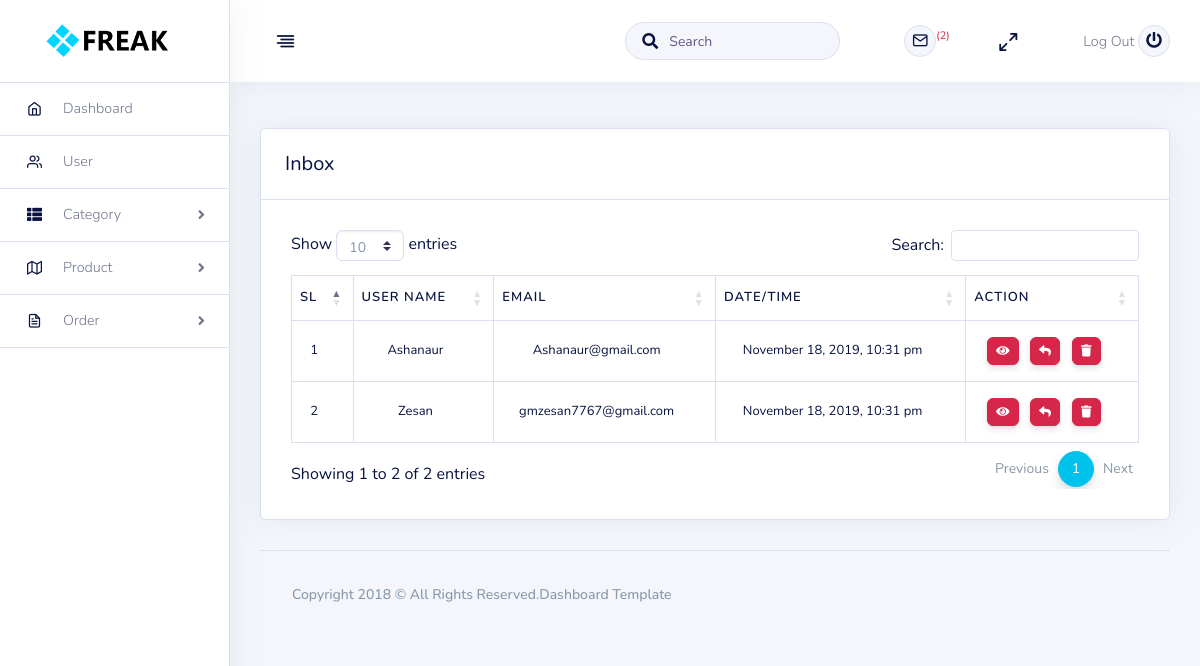
Page /admin/inbox.php (signed in) on the committed database.
### tables this page shows
CREATE TABLE `tbl_contact_form` (
  `contact_form_Id` int(11) NOT NULL,
  `contact_form_Name` varchar(25) NOT NULL,
  `contact_form_Email` varchar(50) NOT NULL,
  `contact_form_Sub` varchar(80) NOT NULL,
  `contact_form_Msg` varchar(500) NOT NULL,
  `Created` datetime NOT NULL DEFAULT CURRENT_TIMESTAMP
);

### admin/main.php (called while the page is built, shortened)
<?php
    class Main{
        protected $host = 'localhost';
        protected $user = 'root';
        protected $pw = '';
        protected $db = 'db_freak';
        public $connect;
        public function __construct(){
            $this->connect = new mysqli($this->host,$this->user,$this->pw,$this->db);
            return $this->connect;
        }
        public function inbox(){
            $this->sql = "SELECT * FROM `tbl_contact_form`";
            $this->result = $this->connect->query($this->sql);
            if($this->result == true){
                return $this->result;
            }else{
                echo "Error";
            }
        }
    }
?>

### helpers/format.php (called while the page is built, shortened)
<?php
    class Format{
        public function formatDate($date){
            return date('F j, Y, g:i a', strtotime($date));
        }
    }
?>

### admin/inbox.php (the view)
<?php
	include 'main.php';
	include '../helpers/format.php';
	$obj = new Main();
	$hlp = new Format();
	$data = $obj->inbox();
	include('inc/header.php');
?>
<div class="container-fluid pt-8">
	<div class="row">
		<div class="col-lg-12">
			<div class="card shadow">
				<div class="card-header ">
					<h2 class="mb-0">Inbox</h2>
				</div>
				<div class="card-body">
					<div class="table-responsive ">
						<table class="table table-bordered align-items-center mb-5" id="data-table">
							<thead class="text-center">
								<tr>
									<th>Sl</th>
									<th>User Name</th>
									<th>Email</th>
                                    <th>Date/Time</th>
									<th>Action</th>
								</tr>
							</thead>
							<tbody class="text-center">
						<?php
							if($data->num_rows>0){
								$i = 0;
								while($inbox_row = $data->fetch_object()){
									 $i++;
						?>
								<tr>
									<td><?php echo $i; ?></td>
									<td><?php echo $inbox_row->contact_form_Name; ?></td>
									<td><span><?php echo $inbox_row->contact_form_Email; ?></span></td>
                                    <td><?php echo $hlp->formatDate($inbox_row->Created); ?></td>
									<td>
										<a href="viewmsg.php?viewid=<?php echo $inbox_row->contact_form_Id;?>" class="btn btn-danger btn-sm text-white" data-toggle="tooltip" data-original-title="View"><i class="fas fa-eye"></i></a>
										<a href="replymsg.php?viewid=<?php echo $inbox_row->contact_form_Id;?>" class="btn btn-danger btn-sm text-white" data-toggle="tooltip" data-original-title="Replay"><i class="fas fa-reply"></i></a>
										<a href="delete.php?del=<?php echo $inbox_row->contact_form_Id;?>" class="btn btn-danger btn-sm text-white" data-toggle="tooltip" data-original-title="Delete"><i class="fas fa-trash"></i></a>
									</td>
								</tr>
							<?php
								 	}
								}
							?>
							</tbody>
						</table>
					</div>
				</div>
			</div>
		</div>
	</div>
<?php
	include('inc/footer.php');
?>

### rows in the picture
tbl_contact_form: contact_form_Name "Ashanaur", contact_form_Email "Ashanaur@gmail.com", Created "November 18, 2019, 10:31 pm"
tbl_contact_form: contact_form_Name "Zesan", contact_form_Email "gmzesan7767@gmail.com", Created "November 18, 2019, 10:31 pm"

### other values in the picture
$count "2"
